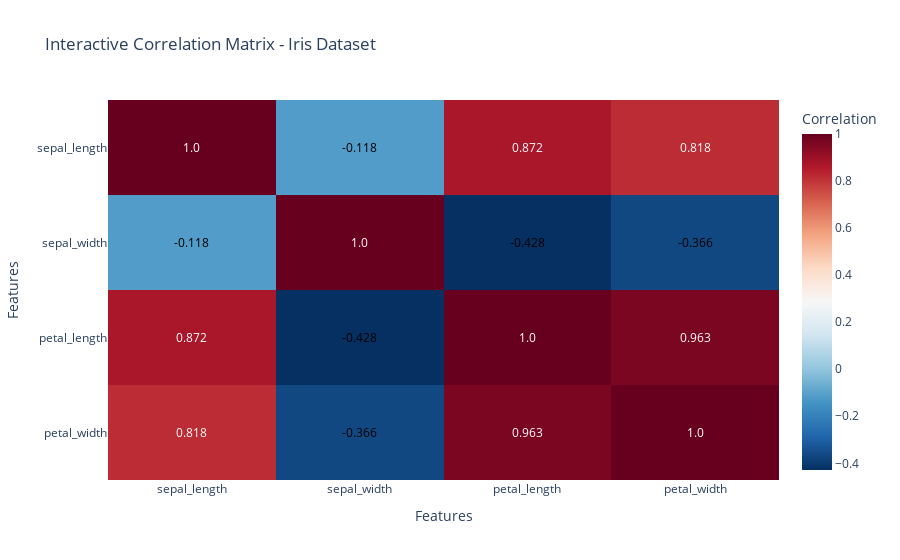

Notebook code cell kept with this figure:
### Markdown cell above
## 🔥 6. Advanced Correlation Matrix Visualization

Correlation analysis reveals:
- **Linear relationships** between variables
- **Multicollinearity** issues
- **Feature selection** insights
- **Data patterns** and **dependencies**

### 🎯 Correlation Interpretation:
- **|r| > 0.7**: Strong correlation
- **0.3 < |r| < 0.7**: Moderate correlation  
- **|r| < 0.3**: Weak correlation
- **r > 0**: Positive correlation
- **r < 0**: Negative correlation

### Code cell
### 🔥 Advanced Correlation Heatmaps

# Prepare correlation matrices
tips_numeric = tips.select_dtypes(include=[np.number])
iris_numeric = iris.select_dtypes(include=[np.number])

fig, axes = plt.subplots(2, 2, figsize=(16, 12))
fig.suptitle('Advanced Correlation Matrix Visualization', fontsize=16, fontweight='bold')

# 1. Basic correlation heatmap
corr_tips = tips_numeric.corr()
sns.heatmap(corr_tips, annot=True, cmap='coolwarm', center=0, 
            square=True, ax=axes[0,0], cbar_kws={'label': 'Correlation'})
axes[0,0].set_title('Tips Dataset - Correlation Matrix')

# 2. Masked correlation heatmap (hide upper triangle)
corr_iris = iris_numeric.corr()
mask = np.triu(np.ones_like(corr_iris, dtype=bool))
sns.heatmap(corr_iris, mask=mask, annot=True, cmap='RdYlBu_r', center=0,
            square=True, ax=axes[0,1], cbar_kws={'label': 'Correlation'})
axes[0,1].set_title('Iris Dataset - Masked Correlation Matrix')

# 3. Custom styled heatmap
corr_combined = pd.concat([tips_numeric, iris_numeric], axis=1).corr()
# Create custom colormap
colors = ['darkred', 'red', 'lightcoral', 'white', 'lightblue', 'blue', 'darkblue']
n_bins = 100
cmap = sns.blend_palette(colors, n_colors=n_bins, as_cmap=True)

sns.heatmap(corr_combined, annot=True, cmap=cmap, center=0, 
            square=True, ax=axes[1,0], 
            linewidths=0.5, cbar_kws={'label': 'Correlation Coefficient'})
axes[1,0].set_title('Combined Dataset - Custom Styled')

# 4. Correlation strength heatmap (absolute values)
corr_abs = np.abs(corr_iris)
sns.heatmap(corr_abs, annot=True, cmap='Reds', 
            square=True, ax=axes[1,1], cbar_kws={'label': '|Correlation|'})
axes[1,1].set_title('Iris - Correlation Strength (Absolute Values)')

plt.tight_layout()
plt.show()

# Interactive correlation heatmap with Plotly
fig_interactive = px.imshow(corr_iris.values,
                           labels=dict(x="Features", y="Features", color="Correlation"),
                           x=corr_iris.columns,
                           y=corr_iris.columns,
                           color_continuous_scale='RdBu_r',
                           aspect="auto",
                           title="Interactive Correlation Matrix - Iris Dataset")

# Add correlation values as text
for i in range(len(corr_iris.columns)):
    for j in range(len(corr_iris.columns)):
        fig_interactive.add_annotation(
            x=i, y=j,
            text=str(round(corr_iris.iloc[j, i], 3)),
            showarrow=False,
            font=dict(color="white" if abs(corr_iris.iloc[j, i]) > 0.5 else "black")
        )

fig_interactive.show()

# Correlation analysis summary
print("🔥 Correlation Analysis Summary:")
print("=" * 60)

# Tips dataset analysis
print("\n📊 Tips Dataset Correlations:")
strong_corr_tips = []
for i in range(len(corr_tips.columns)):
    for j in range(i+1, len(corr_tips.columns)):
        corr_val = corr_tips.iloc[i, j]
        if abs(corr_val) > 0.3:  # Moderate or strong correlation
            strength = "Strong" if abs(corr_val) > 0.7 else "Moderate"
            direction = "Positive" if corr_val > 0 else "Negative"
            strong_corr_tips.append((corr_tips.columns[i], corr_tips.columns[j], corr_val, strength, direction))

for var1, var2, corr_val, strength, direction in strong_corr_tips:
    print(f"• {var1} ↔ {var2}: {corr_val:.3f} ({strength} {direction})")

# Iris dataset analysis  
print("\n🌸 Iris Dataset Correlations:")
strong_corr_iris = []
for i in range(len(corr_iris.columns)):
    for j in range(i+1, len(corr_iris.columns)):
        corr_val = corr_iris.iloc[i, j]
        if abs(corr_val) > 0.3:
            strength = "Strong" if abs(corr_val) > 0.7 else "Moderate"
            direction = "Positive" if corr_val > 0 else "Negative"
            strong_corr_iris.append((corr_iris.columns[i], corr_iris.columns[j], corr_val, strength, direction))

for var1, var2, corr_val, strength, direction in strong_corr_iris:
    print(f"• {var1} ↔ {var2}: {corr_val:.3f} ({strength} {direction})")

print("\n💡 Key Insights:")
print("• Use correlation matrices to identify multicollinearity in ML models")
print("• Strong correlations (|r| > 0.7) may indicate redundant features")
print("• Interactive heatmaps allow detailed exploration of relationships")

### Figure 1 — Plotly figure (JSON) as saved in the notebook; plotly's stock layout.template omitted (floating-point values rounded to 4 significant figures)
{"data": [{"coloraxis": "coloraxis", "hovertemplate": "Features: %{x}<br>Features: %{y}<br>Correlation: %{z}<extra></extra>", "name": "0", "type": "heatmap", "x": ["sepal_length", "sepal_width", "petal_length", "petal_width"], "xaxis": "x", "y": ["sepal_length", "sepal_width", "petal_length", "petal_width"], "yaxis": "y", "z": [[1.0, -0.1176, 0.8718, 0.8179], [-0.1176, 1.0, -0.4284, -0.3661], [0.8718, -0.4284, 1.0, 0.9629], [0.8179, -0.3661, 0.9629, 1.0]]}], "layout": {"annotations": [{"font": {"color": "white"}, "showarrow": false, "text": "1.0", "x": 0, "y": 0}, {"font": {"color": "black"}, "showarrow": false, "text": "-0.118", "x": 0, "y": 1}, {"font": {"color": "white"}, "showarrow": false, "text": "0.872", "x": 0, "y": 2}, {"font": {"color": "white"}, "showarrow": false, "text": "0.818", "x": 0, "y": 3}, {"font": {"color": "black"}, "showarrow": false, "text": "-0.118", "x": 1, "y": 0}, {"font": {"color": "white"}, "showarrow": false, "text": "1.0", "x": 1, "y": 1}, {"font": {"color": "black"}, "showarrow": false, "text": "-0.428", "x": 1, "y": 2}, {"font": {"color": "black"}, "showarrow": false, "text": "-0.366", "x": 1, "y": 3}, {"font": {"color": "white"}, "showarrow": false, "text": "0.872", "x": 2, "y": 0}, {"font": {"color": "black"}, "showarrow": false, "text": "-0.428", "x": 2, "y": 1}, {"font": {"color": "white"}, "showarrow": false, "text": "1.0", "x": 2, "y": 2}, {"font": {"color": "white"}, "showarrow": false, "text": "0.963", "x": 2, "y": 3}, {"font": {"color": "white"}, "showarrow": false, "text": "0.818", "x": 3, "y": 0}, {"font": {"color": "black"}, "showarrow": false, "text": "-0.366", "x": 3, "y": 1}, {"font": {"color": "white"}, "showarrow": false, "text": "0.963", "x": 3, "y": 2}, {"font": {"color": "white"}, "showarrow": false, "text": "1.0", "x": 3, "y": 3}], "coloraxis": {"colorbar": {"title": {"text": "Correlation"}}, "colorscale": [[0, "rgb(5,48,97)"], [0.1, "rgb(33,102,172)"], [0.2, "rgb(67,147,195)"], [0.3, "rgb(146,197,222)"], [0.4, "rgb(209,229,240)"], [0.5, "rgb(247,247,247)"], [0.6, "rgb(253,219,199)"], [0.7, "rgb(244,165,130)"], [0.8, "rgb(214,96,77)"], [0.9, "rgb(178,24,43)"], [1, "rgb(103,0,31)"]]}, "title": {"text": "Interactive Correlation Matrix - Iris Dataset"}, "xaxis": {"anchor": "y", "domain": [0, 1], "title": {"text": "Features"}}, "yaxis": {"anchor": "x", "autorange": "reversed", "domain": [0, 1], "title": {"text": "Features"}}}}
